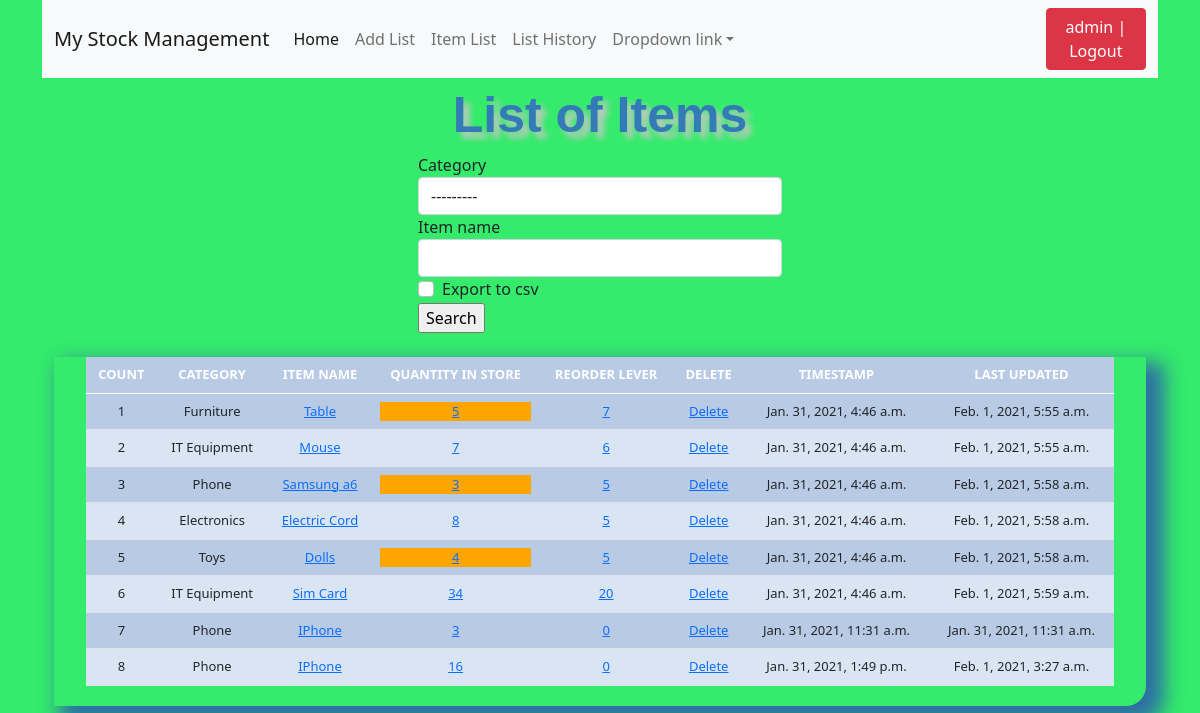
The app's page /list_items/ (signed in) with its own data.
### stockmgnt/models.py (models this page shows, shortened)
class Stock(models.Model):
	category = models.ForeignKey(Category, on_delete=models.CASCADE, blank=True)
	item_name = models.CharField(max_length=50, blank=True, null=True)
	quantity = models.IntegerField(default='0', blank=True, null=True)
	receive_quantity = models.IntegerField(default='0', blank=True, null=True)
	receive_by = models.CharField(max_length=50, blank=True, null=True)
	issue_quantity = models.IntegerField(default='0', blank=True, null=True)
	issue_by = models.CharField(max_length=50, blank=True, null=True)
	issue_to = models.CharField(max_length=50, blank=True, null=True)
	phone_number = models.CharField(max_length=50, blank=True, null=True)
	created_by = models.CharField(max_length=50, blank=True, null=True)
	reorder_level = models.IntegerField(default='0', blank=True, null=True)
	last_updated = models.DateTimeField(auto_now_add=False, auto_now=True)
	timestamp = models.DateTimeField(auto_now_add=True, auto_now=False)

class Category(models.Model):
	name = models.CharField(max_length=50, blank=True, null=True)
	def __str__(self):
		return self.name

### stockmgnt/views.py (the view, shortened to what this page needs)
# urls.py: path('list_items/', views.list_item, name='list_items'),
@login_required
def list_item(request):
	header = 'List of Items'
	form = StockSearchForm(request.POST or None)
	queryset = Stock.objects.all()
	context = {
		"header": header,
		"queryset": queryset,
		"form": form,
	}
	return render(request, "list_item.html", context)

### stockmgnt/forms.py
class StockSearchForm(forms.ModelForm):
    export_to_CSV = forms.BooleanField(required=False)
    class Meta:
        model = Stock
        fields = ['category', 'item_name']

### stockmgnt/templates/list_item.html (shortened to what this page needs)
{% extends "base.html" %}
{% block content %}
{% load crispy_forms_tags %}
<div class="container">
    <div class="header">{{header}}</div>
    <div class="col-md-4 mx-auto">
       <form method='POST' action=''>
        {{form|crispy}}
        <input type="submit" value='Search'/>
       </form>
    </div>
     <br>
    <div class="display_table">
	  <table class='table'>
        <thead>
          <tr>
            <th>COUNT</th>
            <th>CATEGORY</th>
            <th>ITEM NAME</th>
            <th>QUANTITY IN STORE</th>
              <th>REORDER LEVER</th>
              <th>DELETE</th>
              <th>TIMESTAMP</th>
              <th>LAST UPDATED</th>
          </tr>
        </thead>
      {% for instance in queryset %}
          <tr>
            <td>{{forloop.counter}}</td>
            <td>{{instance.category}}</td>
            <td><a href="{% url 'update_items' instance.id %}">{{instance.item_name}}</a></td>
            <td>
                {% if instance.quantity <= instance.reorder_level %}
                    <div style="background-color: orange;">
                    <a href="{% url 'stock_detail' instance.id %}">{{instance.quantity}}</a></div>
                {% else %}
                    <a href="{% url 'stock_detail' instance.id %}">{{instance.quantity}}</a>
                 {% endif %}
             </td>
              <td><a href="{% url 'reorder_level' instance.id %}">{{instance.reorder_level}}</a></td>
              <td><a href="{% url 'delete_items' instance.id %}">Delete</a></td>
              <td>{{instance.timestamp}}</td>
              <td>{{instance.last_updated}}</td>
          </tr>
      {% endfor %}
     </table>
    </div>
</div>
{% endblock content %}

### stockmgnt/templates/base.html (shortened to what this page needs)
{% load static %}
<!DOCTYPE html>
<html lang="en">
  <head>
    <link href="{% static 'stylesheet.css' %}" rel="stylesheet" />
    <link
      href="https://cdn.jsdelivr.net/npm/bootstrap@5.0.0-beta1/dist/css/bootstrap.min.css"
      rel="stylesheet"
    />
    <link
      href="https://stackpath.bootstrapcdn.com/font-awesome/4.7.0/css/font-awesome.min.css"
      rel="stylesheet"
    />
  </head>
  <body>
  <div class="container">
    <nav class="navbar navbar-expand-lg navbar-light bg-light">
      <div class="container-fluid">
        <a class="navbar-brand" href="/">My Stock Management</a>
        <div class="collapse navbar-collapse" id="navbarNavDropdown">
          <ul class="navbar-nav">
              <li class="nav-item">
                <a class="nav-link active" aria-current="page" href="/">Home</a>
              </li>
              {% if request.user.is_authenticated %}
              <li class="nav-item">
                <a class="nav-link" href="{% url 'add_items' %}">Add List</a>
              </li>
              <li class="nav-item">
                 <a class="nav-link" href="{% url 'list_items' %}">Item List</a>
             </li>
              <li class="nav-item">
                <a class="nav-link" href="/list_history">List History</a>
             </li>
                 {% endif %}
                <li class="nav-item dropdown">
                  <a class="nav-link dropdown-toggle"
                     href="#"
                     id="navbarDropdownMenuLink"
                     role="button"
                     data-bs-toggle="dropdown"
                     aria-expanded="false">Dropdown link</a>
               </li>
          </ul>
        </div>
          <ul class="navbar-nav">
             {% if request.user.is_authenticated %}
             <li><a href="/accounts/logout"><button class="btn btn-danger">{{ user }} | Logout</button></a></li>
             {% else %}
             <li><a href="/accounts/login">Login</a></li>
             {% endif %}
          </ul>
      </div>
    </nav>
    {% block content %} {% endblock content %}
  </div>
  </body>
</html>

### stockmgnt/templates/base.html (style rules this page uses)
body { background-color: #34eb6b; }
.table { font-size: 13px; text-align: center; width: 95%; margin: auto; text-align: center; }
.table tr:nth-child(odd) { background: #B8CAE4 }
.table tr:nth-child(even) { background: #dae5f4 }
th { background-color: #337ab7; color: white; }
.display_table { border-bottom-right-radius: 20px; padding-left: 5px; padding-right: 5px; padding-bottom: 20px; box-shadow: 12px 12px 20px 6px #2e6da4; }
.header { font-family: helvetica; color: #337ab7; font-size: 50px; text-align: center; width: 100%; text-shadow: 6px 6px 6px #c9c6c6; display: block; font-weight: bolder; }

### records on screen
Stock: category "Furniture", item_name "Table", quantity "5", reorder_level "7", timestamp "Jan. 31, 2021, 4:46 a.m.", last_updated "Feb. 1, 2021, 5:55 a.m."
Stock: category "IT Equipment", item_name "Mouse", quantity "7", reorder_level "6", timestamp "Jan. 31, 2021, 4:46 a.m.", last_updated "Feb. 1, 2021, 5:55 a.m."
Stock: category "Phone", item_name "Samsung a6", quantity "3", reorder_level "5", timestamp "Jan. 31, 2021, 4:46 a.m.", last_updated "Feb. 1, 2021, 5:58 a.m."
Stock: category "Electronics", item_name "Electric Cord", quantity "8", reorder_level "5", timestamp "Jan. 31, 2021, 4:46 a.m.", last_updated "Feb. 1, 2021, 5:58 a.m."
Stock: category "Toys", item_name "Dolls", quantity "4", reorder_level "5", timestamp "Jan. 31, 2021, 4:46 a.m.", last_updated "Feb. 1, 2021, 5:58 a.m."
Stock: category "IT Equipment", item_name "Sim Card", quantity "34", reorder_level "20", timestamp "Jan. 31, 2021, 4:46 a.m.", last_updated "Feb. 1, 2021, 5:59 a.m."
Stock: category "Phone", item_name "IPhone", quantity "3", reorder_level "0", timestamp "Jan. 31, 2021, 11:31 a.m.", last_updated "Jan. 31, 2021, 11:31 a.m."
Stock: category "Phone", item_name "IPhone", quantity "16", reorder_level "0", timestamp "Jan. 31, 2021, 1:49 p.m.", last_updated "Feb. 1, 2021, 3:27 a.m."

### other values on screen
{{ user }} "admin"
{{ header }} "List of Items"
